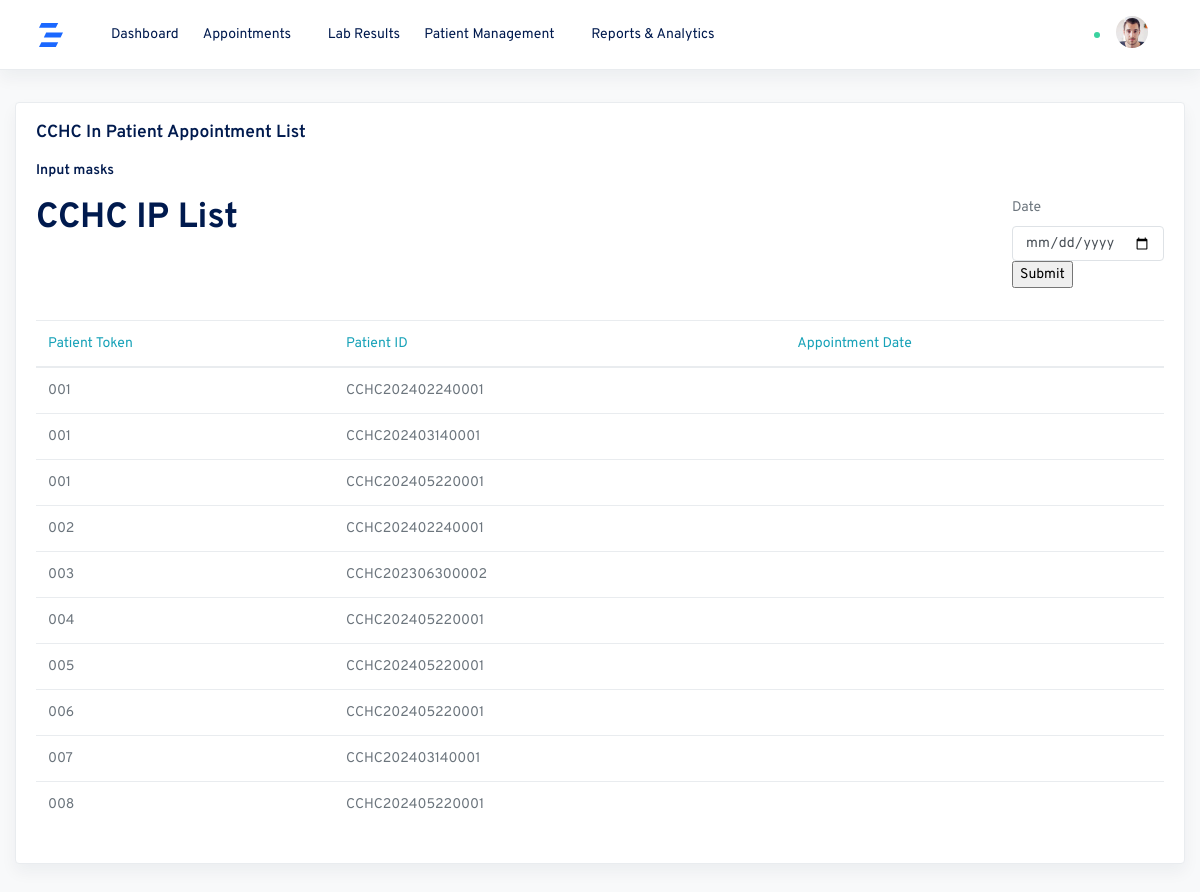
/junior_doctor/juniorDoctor_appointmentList_FilterbyDate, run on an earlier commit of the app's database.
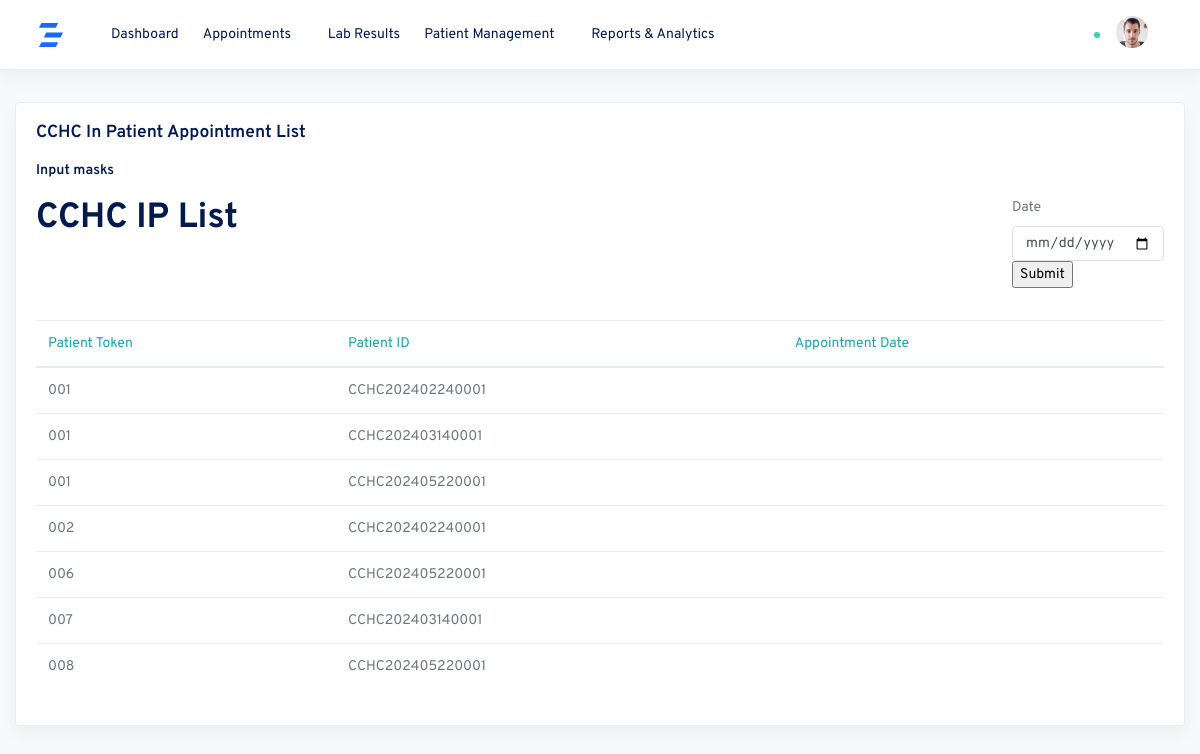
And on a later commit of the database.
### patient/models.py (models this page shows, shortened)
class Visit(models.Model):
    appointment_id = models.CharField(max_length=12, unique=True,primary_key=True)
    patient_id = models.ForeignKey('PatientPrimaryData', on_delete=models.CASCADE)
    visit_date = models.DateField()
    doctor_name = models.CharField(max_length=50)
    patient_type = models.CharField(max_length=20)
    doctor_fee = models.DecimalField(max_digits=10, decimal_places=2)
    gst = models.DecimalField(max_digits=10, decimal_places=2)
    discount = models.DecimalField(max_digits=10, decimal_places=2)
    subtotal = models.DecimalField(max_digits=10, decimal_places=2)
    total_amount = models.DecimalField(max_digits=10, decimal_places=2)
    today_date = models.DateField(auto_now_add=True)
    patient_token = models.CharField(max_length=6)

class PatientPrimaryData(models.Model):
    patient_id = models.CharField(max_length=16, unique=True)
    patient_name = models.CharField(max_length=100)
    patient_age = models.PositiveIntegerField()
    patient_dob = models.DateField()
    patient_gender = models.CharField(max_length=10)
    mobile_number = models.CharField(max_length=17)
    guardian_name = models.CharField(max_length=100)
    relationship = models.CharField(max_length=100)
    registration_date = models.DateField(default=timezone.now)
    state = models.CharField(max_length=100)
    district = models.CharField(max_length=100)
    address=models.TextField(max_length=250, default='')
    def __str__(self):
        return self.patient_id

### junior_doctor/views.py (the view)
# urls.py: path('juniorDoctor_appointmentList_FilterbyDate',views.juniorDoctor_appointmentList_FilterbyDate,name="juniorDoctor_appointmentList_FilterbyDate"),
def juniorDoctor_appointmentList_FilterbyDate(request):
    patient=Visit.objects.all()
    now= datetime.now()
    return render(request,'juniorDoctor_appointmentList_FilterbyDate.html',{'patient':patient,'now':now })

### templates/juniorDoctor_appointmentList_FilterbyDate.html (shortened to what this page needs)
{% extends 'juniorDoctor_base.html' %}
{% block body %}
<main role="main" class="main-content">
        <div class="container-fluid">
          <div class="row justify-content-center">
                <div class="col-md-12 my-8">
                  <div class="card shadow">
                    <div class="card-body">
                      <h5 class="card-title">CCHC In Patient Appointment List</h5>
                    <p class="mb-2"><strong>Input masks</strong></p>
                     <form class="d-flex justify-content-between mt-3" action="/junior_doctor/Jpdisplay" method="post">
     <h1 class="text-left">CCHC IP List &nbsp;&nbsp;</h1>
     <div class="form-row">
      <div class="form-group col-md-4">
            <div class="input-group">
                <div class="form-group mb-3">
                        <label for="example-date">Date</label>
                         <input class="form-control" type="date" id="myDate" name="myDate" min="{% now "Y-m-d" %}" required>
                        <input type="submit" value="Submit">
                      </div>
      </div>
       </div>
     </div>
    </form>
                      <table class="table table-hover">
                        <thead>
                          <tr>
                            <th class="text-info">Patient Token</th>
                            <th class="text-info">Patient ID </th>
                            <th class="text-info">Appointment Date</th>
                          </tr>
                        </thead>
                        <tbody>
                            {% for x in patient %}
                          <tr>
                            <td>{{ x.patient_token}}</td>
                            <td>{{ x.patient_id}}</td>
                            <td>{{ x.appointment_date}}</td>
                          </tr>
                         {% endfor%}
                        </tbody>
                      </table>
                    </div>
                </div>
            </div>
        </div>
    </main>
{% endblock %}

What changed in the data, as far as the page shows it:
removed Visit: patient_token "003", patient_id "CCHC202306300002"
removed Visit: patient_token "004", patient_id "CCHC202405220001"
removed Visit: patient_token "005", patient_id "CCHC202405220001"
